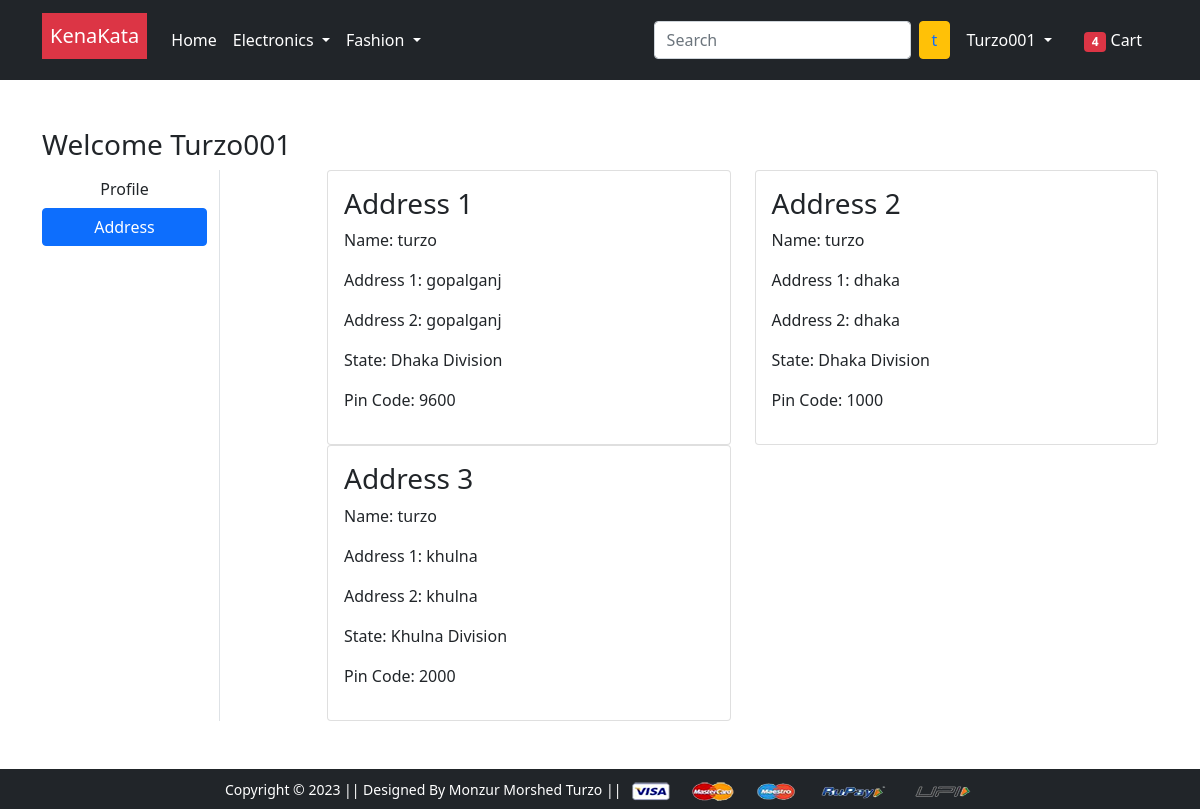
The page /address/ (signed in) on the database its author committed.
### app/models.py (models this page shows, shortened)
class Customer(models.Model):
    user= models.ForeignKey(User, on_delete=models.CASCADE)
    name= models.CharField(max_length=200)
    locality= models.CharField(max_length=200)
    city= models.CharField(max_length=50)
    zipcode= models.IntegerField()
    state= models.CharField(choices=STATE_CHOICES,max_length=50)

### app/views.py (the view)
# urls.py: path('address/', views.address, name='address'),
@login_required
def address(request):
    add= Customer.objects.filter(user=request.user)
    return render(request, 'app/address.html',{'add':add,'active':'btn-primary'})

### app/templates/app/address.html (shortened to what this page needs)
{% extends 'app/base.html' %}
{% load static %}
{% block main-content %}
<div class="container my-5">
 <div class="row">
 <h3>Welcome <span class="text-capitalize">{{request.user}}</span></h3>
  <div class="col-sm-2 border-end">
   <ul class="list-unstyled">
    <li class="d-grid"><a href="{% url 'profile' %}" class="btn">Profile</a></li>
    <li class="d-grid"><a href="{% url 'address' %}" class="btn {{active}}">Address</a></li>
   </ul>
  </div>
  <div class="col-sm-9 offset-sm-1">
   <div class="row">
    {% for ad in add %}
    <div class="col-sm-6">
     <div class="card">
      <div class="card-body">
       <h3>Address {{forloop.counter}}</h3>
       <p>Name: {{ad.name}}</p>
       <p>Address 1: {{ad.locality}}</p>
       <p>Address 2: {{ad.city}}</p>
       <p>State: {{ad.state}}</p>
       <p>Pin Code: {{ad.zipcode}}</p>
      </div>
     </div>
    </div>
    {% endfor %}
   </div>
  </div>
 </div>
</div>
{% endblock main-content %}

### app/templates/app/base.html (shortened to what this page needs)
<!doctype html>
{% load static %}
<html lang="en">
  <head>
    <link href="https://cdn.jsdelivr.net/npm/bootstrap@5.0.0-beta1/dist/css/bootstrap.min.css" rel="stylesheet">
    <link rel="stylesheet" href="{% static 'app/css/owl.carousel.min.css' %}">
    <link rel="stylesheet" href="{% static 'app/css/all.min.css' %}">
    <link rel="stylesheet" href="{% static 'app/css/style.css' %}">
  </head>
  <body>
    <nav class="navbar navbar-expand-lg navbar-dark bg-dark">
     <div class="container">
       <a class="navbar-brand" href="/"><div class="p-2 mb-2 bg-danger text-white">KenaKata</div></a>
       <div class="collapse navbar-collapse" id="navbarSupportedContent">
         <ul class="navbar-nav me-auto mb-2 mb-lg-0">
           <li class="nav-item">
             <a class="nav-link active" aria-current="page" href="/">Home</a>
           </li>
           <li class="nav-item dropdown">
             <a class="nav-link dropdown-toggle text-white" href="#" id="electronicsDropdown" role="button" data-bs-toggle="dropdown" aria-expanded="false">
               Electronics
             </a>
           </li>
           <li class="nav-item dropdown">
             <a class="nav-link dropdown-toggle text-white" href="#" id="fashionDropdown" role="button" data-bs-toggle="dropdown" aria-expanded="false">
               Fashion
             </a>
           </li>
         </ul>
         <form class="d-flex">
           <input class="form-control me-2" type="search" placeholder="Search" aria-label="Search">
           <button class="btn btn-warning" type="submit">
            <a id="GFG" href="{% url 'profile' %}"> {{request.user.username|make_list|first}} </a>
          </button>
         </form>
         <div>
          <ul class="navbar-nav me-auto mb-2 mb-lg-0">
            {% if request.user.is_authenticated %}
           <li class="nav-item dropdown mx-2">
              <a class="nav-link dropdown-toggle text-white" href="#" id="profileDropdown" role="button" data-bs-toggle="dropdown" aria-expanded="false">
                {{request.user.username|capfirst}}
              </a>
            </li>
            <li class="nav-item mx-2">
             <a href="{% url 'showcart' %}" class="nav-link text-white"><span class="badge bg-danger">4</span> Cart </a>
            </li>
            {% endif %}
          </ul>
         </div>
       </div>
     </div>
    </nav>
    {% block main-content %} {% endblock main-content %}
    <footer class="container-fluid bg-dark text-center p-2 mt-5">
        <small class="text-white">Copyright &copy; 2023 || Designed By Monzur Morshed Turzo || </small>
        <img src="{% static 'app/images/payment.png' %}" alt="" srcset="" class="img-fluid" height="2px">
    </footer>
  </body>
</html>

### app/templates/app/base.html (style rules this page uses)
#GFG { text-decoration: none; }

### rows shown on the page
Customer: name "turzo", locality "gopalganj", city "gopalganj", state "Dhaka Division", zipcode "9600"
Customer: name "turzo", locality "dhaka", city "dhaka", state "Dhaka Division", zipcode "1000"
Customer: name "turzo", locality "khulna", city "khulna", state "Khulna Division", zipcode "2000"

### other values the page prints
{{ request.user.username|make_list|first }} "t"
{{ request.user.username|capfirst }} "Turzo001"
{{ request.user }} "Turzo001"
